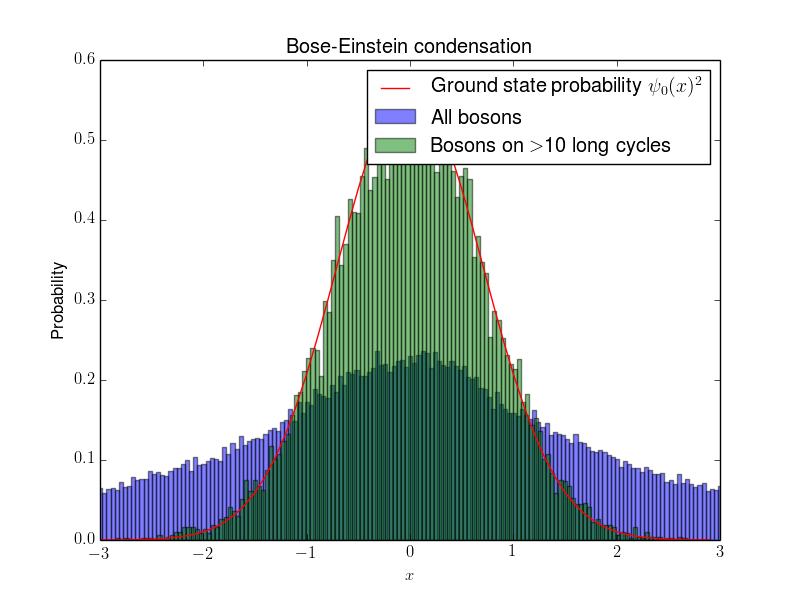

This chart was generated by the following Python code:
import random, math, numpy, sys, os

import numpy as np

os.environ['PATH'] = os.environ['PATH'] + ':/usr/texbin'

from matplotlib import rc
rc('font',**{'family':'sans-serif','sans-serif':['Helvetica']})
## for Palatino and other serif fonts use:
#rc('font',**{'family':'serif','serif':['Palatino']})
rc('text', usetex=True)

def levy_harmonic_path_3d(k):
    x0 = tuple([random.gauss(0.0, 1.0 / math.sqrt(2.0 *
                math.tanh(k * beta / 2.0))) for d in range(3)])
    x = [x0]
    for j in range(1, k):
        Upsilon_1 = 1.0 / math.tanh(beta) + 1.0 / \
                          math.tanh((k - j) * beta)
        Upsilon_2 = [x[j - 1][d] / math.sinh(beta) + x[0][d] /
                     math.sinh((k - j) * beta) for d in range(3)]
        x_mean = [Upsilon_2[d] / Upsilon_1 for d in range(3)]
        sigma = 1.0 / math.sqrt(Upsilon_1)
        dummy = [random.gauss(x_mean[d], sigma) for d in range(3)]
        x.append(tuple(dummy))
    return x

def rho_harm_3d(x, xp):
    Upsilon_1 = sum((x[d] + xp[d]) ** 2 / 4.0 *
                    math.tanh(beta / 2.0) for d in range(3))
    Upsilon_2 = sum((x[d] - xp[d]) ** 2 / 4.0 /
                    math.tanh(beta / 2.0) for d in range(3))
    return math.exp(- Upsilon_1 - Upsilon_2)


N = 512
T_star = .8
beta = 1.0 / (T_star * N ** (1.0 / 3.0))
cycle_min=10


filename = 'data_boson_configuration_N='+str(N)+'.txt'

# read in from file if possible otherwise create initial conditions

positions = {}
if os.path.isfile(filename):
    f = open(filename, 'r')
    for line in f:
        a = line.split()
        positions[tuple([float(a[0]), float(a[1]), float(a[2])])] = \
               tuple([float(a[3]), float(a[4]), float(a[5])])
    f.close()
    if len(positions) != N:
        sys.exit('ERROR in the input file.')
    print 'Starting from file', filename
else:
    for k in range(N):
        a = levy_harmonic_path_3d(1)
        positions[a[0]] = a[0]
    print 'Starting from a new configuration'





hist1_data=[]
hist2_data=[]


# Monte Carlo loop
nsteps = 100000
for step in range(nsteps):
    # move 1: resample one permutation cycle
    boson_a = random.choice(positions.keys())
    hist1_data.append(boson_a[0])
    perm_cycle = []
    while True:
        perm_cycle.append(boson_a)
        boson_b = positions.pop(boson_a)
        if boson_b == perm_cycle[0]:
            break
        else:
           boson_a = boson_b
    k = len(perm_cycle)
    
    if k>cycle_min:
        print k
        hist2_data.append(boson_a[0])
    perm_cycle = levy_harmonic_path_3d(k)
    positions[perm_cycle[-1]] = perm_cycle[0]
    for k in range(len(perm_cycle) - 1):
        positions[perm_cycle[k]] = perm_cycle[k + 1]
    # move 2: exchange
    a_1 = random.choice(positions.keys())
    b_1 = positions.pop(a_1)
    a_2 = random.choice(positions.keys())
    b_2 = positions.pop(a_2)
    weight_new = rho_harm_3d(a_1, b_2) * rho_harm_3d(a_2, b_1)
    weight_old = rho_harm_3d(a_1, b_1) * rho_harm_3d(a_2, b_2)
    if random.uniform(0.0, 1.0) < weight_new / weight_old:
        positions[a_1] = b_2
        positions[a_2] = b_1
    else:
        positions[a_1] = b_1
        positions[a_2] = b_2
#for boson in positions.keys():
#    print boson, positions[boson]
    
    
    


f = open(filename, 'w')
for a in positions:
   b = positions[a]
   f.write(str(a[0]) + ' ' + str(a[1]) + ' ' + str(a[2]) + ' ' +
           str(b[0]) + ' ' + str(b[1]) + ' ' + str(b[2]) + '\n')
f.close()

#print hist1_data
#print hist2_data

import pylab, mpl_toolkits.mplot3d

binwidth=.04
pylab.hist(hist1_data,bins=np.arange(min(hist1_data), max(hist1_data) + binwidth, binwidth),alpha=.5,normed=True,label='All bosons')
if hist2_data:
    pylab.hist(hist2_data,bins=np.arange(min(hist2_data), max(hist2_data) + binwidth, binwidth),alpha=.5,normed=True,label='Bosons on $>$'+str(cycle_min)+' long cycles')
pylab.plot(np.arange(-3,3,.1),np.exp(-np.arange(-3,3,.1)**2)/np.sqrt(np.pi),label=r'Ground state probability $\psi_0(x)^2$')
pylab.xlim(-3.0, 3.0)
pylab.ylabel('Probability')
pylab.xlabel(r'$x')
pylab.title(r'Bose-Einstein condensation')
pylab.legend()
pylab.savefig('B2.png')
